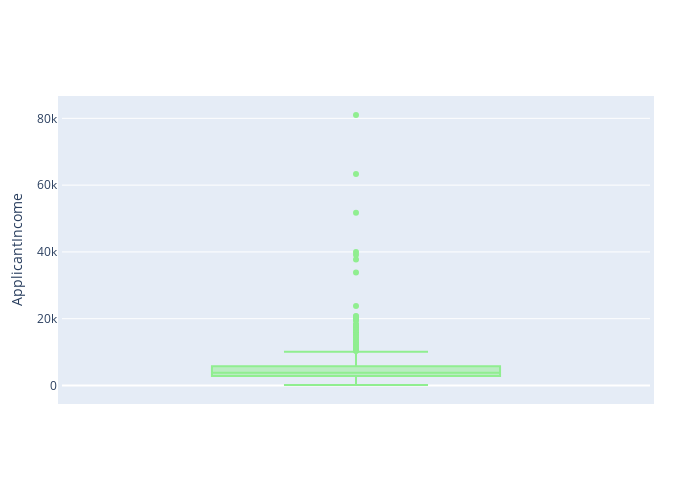

This figure's notebook cell:
### Code cell
#Usung plotly plot box plot of ApplicantIncome
fig = px.box(df_train, y="ApplicantIncome")
fig.update_layout(
    autosize=False,
    width=700,
    height=500,
    margin=dict(
        l=50,
        r=50,
        b=100,
        t=100,
        pad=4
    ),
    # paper_bgcolor="LightSteelBlue",
)
fig.update_traces(marker=dict(color='lightgreen'))
fig.show()

### Figure 1 — Plotly figure (JSON) as saved in the notebook; plotly's stock layout.template omitted (floating-point values rounded to 4 significant figures; data arrays with more than 128 entries replaced by an {"elided": "..."} marker saying what was removed)
{"data": [{"alignmentgroup": "True", "hovertemplate": "ApplicantIncome=%{y}<extra></extra>", "legendgroup": "", "marker": {"color": "lightgreen"}, "name": "", "notched": false, "offsetgroup": "", "orientation": "v", "showlegend": false, "type": "box", "x0": " ", "xaxis": "x", "y": {"elided": "614 int values"}, "y0": " ", "yaxis": "y"}], "layout": {"autosize": false, "boxmode": "group", "height": 500, "legend": {"tracegroupgap": 0}, "margin": {"b": 100, "l": 50, "pad": 4, "r": 50, "t": 100}, "width": 700, "xaxis": {"anchor": "y", "domain": [0, 1]}, "yaxis": {"anchor": "x", "domain": [0, 1], "title": {"text": "ApplicantIncome"}}}}
